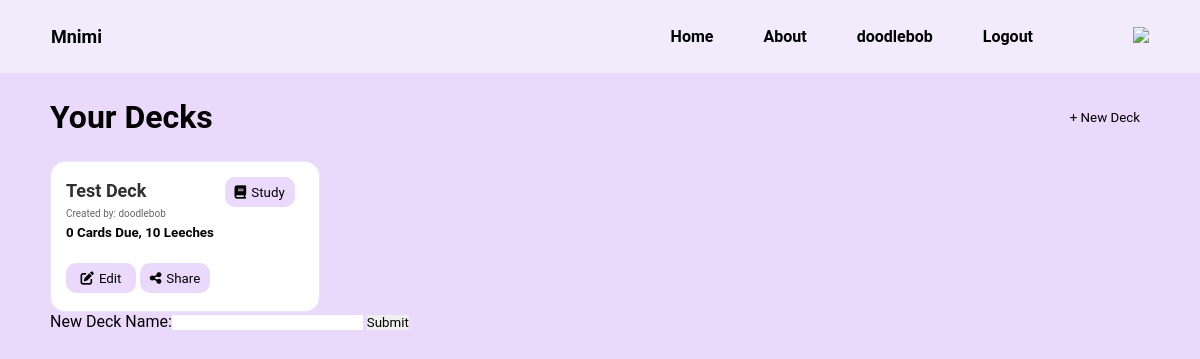
The page / (signed in) on the database as committed earlier.
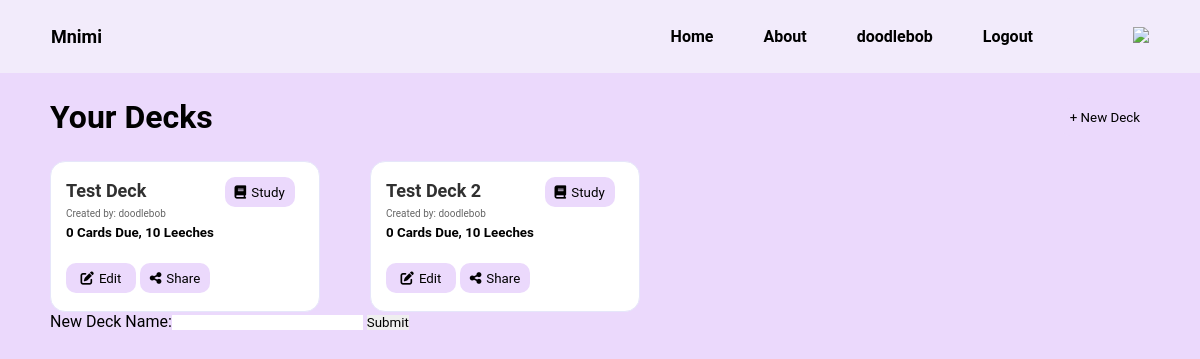
The same page on the database as committed later.
### app/models.py (models this page shows, shortened)
class Deck(models.Model):
    id = models.AutoField(primary_key=True)
    user_account =  models.ForeignKey(User, on_delete=models.DO_NOTHING,  default=getUserOrCreate)
    creator_username = models.CharField(blank=False, max_length=50)
    deckName = models.CharField(blank=False, max_length=50)
    dateCreated = models.DateField(null=True, blank=True)
    isFavourite = models.BooleanField(default=False)
    editable = models.BooleanField(default=False)
    cardCount = models.IntegerField(default=0)
    def getUsersDecks(user_ID):
        decks = Deck.objects.filter(user_account__id = user_ID)
        return decks

### app/views.py (the view)
# urls.py: path('', views.homepage, name='index'),
@login_required
def homepage(request):
    if request.method == 'POST':
        form = DeckForm(request.POST)
        if form.is_valid():
            Deck.createDeck(form.cleaned_data['deckName'], request.user)
    else:
        form = DeckForm()
    userDecks = Deck.getUsersDecks(request.user.id)
    decksDueCardsTuple = []
    for deck in userDecks:
        dueCards = CardLedger.getNumberofDueCards(deck.id, request.user.id)
        decksDueCardsTuple.append([deck, dueCards])
    for decks in decksDueCardsTuple:
        print(decks[1])
    context = {
        "decks": decksDueCardsTuple,
        "form": form
    }
    template_name = "app/homepage.html"
    return render(request, template_name, context)

### app/forms.py
class DeckForm(forms.Form):
    deckName = forms.CharField(label="New Deck Name", max_length=50)

### app/models.py (called while the page is built)
    def getNumberofDueCards(deck_ID, user_ID):
        dueCards = CardLedger.objects.filter(deck__id = deck_ID, user_account__id = user_ID, study_date__lte = datetime.today()).count()
        return dueCards

### templates/app/homepage.html (shortened to what this page needs)
{% extends "base.html" %}
{% load static %}
{% block content %}
    <main class="homepage">
    <div class="homepage__header">
        <h1>Your Decks</h1>
        <button class="new_deck_button">+ New Deck</button>
    </div>
    <div class="decks">
        {% for deck in decks %}
            {% include 'components/Deck.html' %}
        {% endfor %}
    </div>
    <div class="temp_create_deck_form">
        <form action="{% url 'index' %}", method="post">
            {{form}}
            <input type="submit" value="Submit">
        </form>
    </div>
    </main>
{% endblock content%}

### templates/components/Deck.html
<div class="deck">
    <div class="deck__header">
        <div class="deck__header__name">
            <a class ="deck_header_name_link" href="/deck/{{deck.0.id}}/">
            <p class="deck__header__name__course" href=>{{deck.0.deckName}}</p>
            </a>
            <P class="deck__header__name__creator">Created by: {{deck.0.creator_username}}</P>
        </div>
    <div class="deck__specifics">
        <p class="deck__specifics__info">{{ deck.1 }} Cards Due, 10 Leeches</p>
    </div>
    </div>
    <div class="deck__study__button">
        <button class="study"><i class="fa-solid fa-book"></i></i>Study</button>
    </div>
    <div class="deck__buttons">
        <button class="deck__buttons__edit"><i class="fa-solid fa-pen-to-square"></i>Edit</button>
        <button class="deck__buttons__share"><i class="fa-solid fa-share-nodes"></i>Share</button>
    </div>
</div>

Rows that differ between the two databases and show on the page:
added Deck: deckName "Test Deck 2", creator_username "doodlebob", deck "0"
